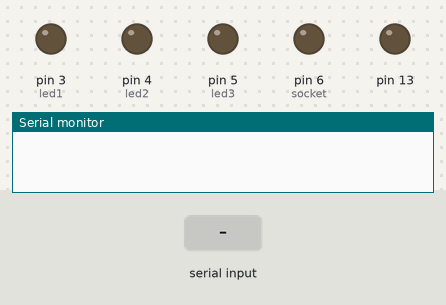
The sketch below on a simulated Arduino Uno, built with avr-gcc and run on an emulated ATmega328P. Parts: output pins drawn as LEDs (lit = HIGH), the last lines printed to the serial monitor. Inputs (shaded band) come from the test bench.

Above: at 1.2 s.
1.3 s: "1" received over Serial
At 1.9 s:
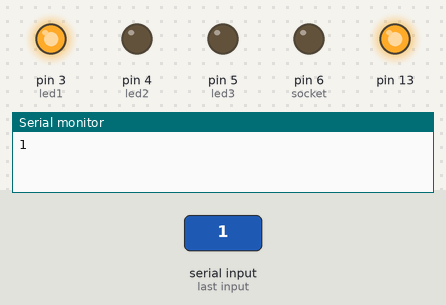
2.8 s: "3" received over Serial
At 4.0 s:
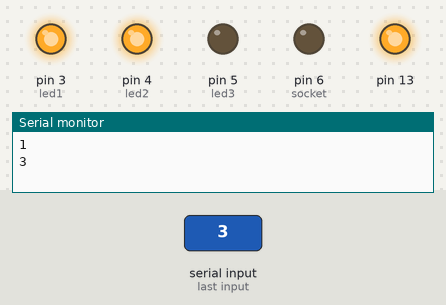
4.3 s: "2" received over Serial
At 5.3 s:
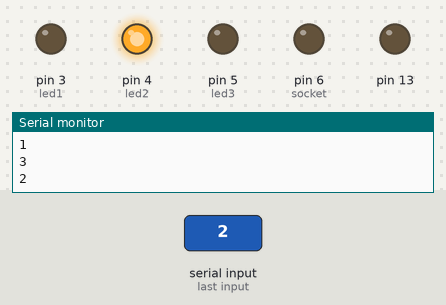
5.8 s: "5" received over Serial
At 6.5 s:
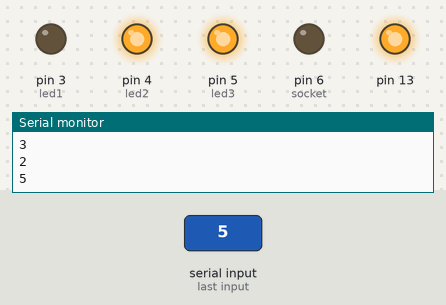
7.3 s: "4" received over Serial
At 7.6 s:
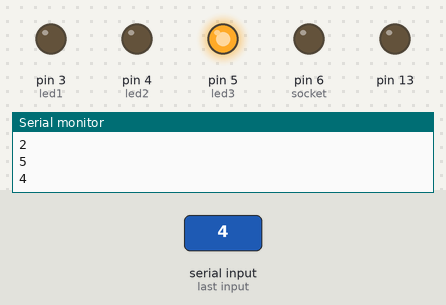
8.8 s: "7" received over Serial
At 10.0 s:
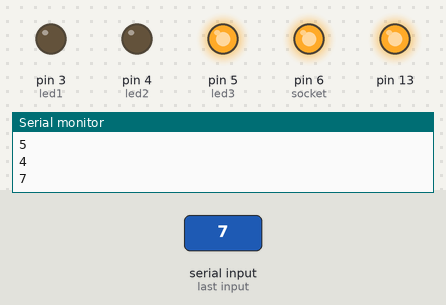
Timing chart, 0 to 11.3 s (numbered marks = the images above; inputs shaded):
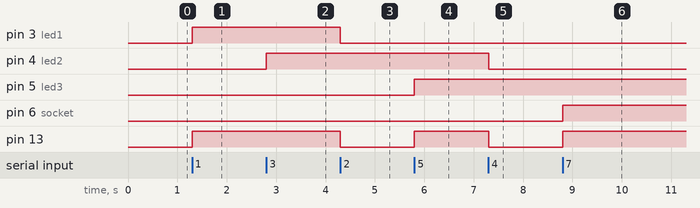

The sketch:

bluetooth-led-controll.ino
```cpp
char Incoming_value = 0;
int led1=3;
int led2=4;
int led3=5;
int socket=6;

void setup() {

Serial.begin(9600);
pinMode(13,OUTPUT);
pinMode(led1,OUTPUT);
pinMode(led2,OUTPUT);
pinMode(led3,OUTPUT);
pinMode(socket,OUTPUT);
}

void  loop() {
  // put your main code here, to run repeatedly:
  if (Serial.available()  > 0)
    {
      Incoming_value = Serial.read();
      Serial.println(Incoming_value);

      if (Incoming_value == '1'){
        digitalWrite(13,HIGH);
        digitalWrite(led1,HIGH);

      }

      else if(Incoming_value == '2')
      {
        digitalWrite(13,LOW);
         digitalWrite(led1,LOW);
    }


    else if(Incoming_value == '3')
      {
        digitalWrite(13,HIGH);
         digitalWrite(led2,HIGH);
    }

    else if(Incoming_value == '4')
      {
        digitalWrite(13,LOW);
         digitalWrite(led2,LOW);
    }

    else if(Incoming_value == '5')
      {
        digitalWrite(13,HIGH);
         digitalWrite(led3,HIGH);
    }

    else if(Incoming_value == '6')
      {

        digitalWrite(13,LOW);
         digitalWrite(led3,LOW);
    }


     else if(Incoming_value == '7')
      {
        digitalWrite(13,HIGH);
         digitalWrite(socket,HIGH);
    }

    else if(Incoming_value == '8')
      {

        digitalWrite(13,LOW);
         digitalWrite(socket,LOW);
    }


    else{
      digitalWrite(13,LOW);
      digitalWrite(led1,LOW);
      digitalWrite(led2,LOW);
      digitalWrite(led3,LOW);
      digitalWrite(socket,LOW);
    }
}
}
```

Measured:
- after the input at 1.3 s, pin 3 (led1), pin 13: LOW → HIGH at once
- after the input at 2.8 s, pin 4 (led2): LOW → HIGH at once
- after the input at 4.3 s, pin 3 (led1), pin 13: HIGH → LOW at once
- after the input at 5.8 s, pin 5 (led3), pin 13: LOW → HIGH at once
- after the input at 7.3 s, pin 4 (led2), pin 13: HIGH → LOW at once
- after the input at 8.8 s, pin 6 (socket), pin 13: LOW → HIGH at once
